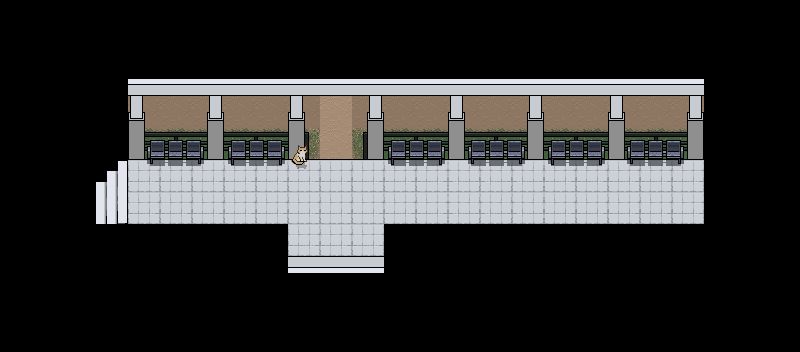

Tiled map render using the project's own tile images. Description and the whole map definition, tile-layer contents included, below:
An orthogonal 25x11 tile map with 32x32 px tiles, 3 tile layers (back, ground, facade), 4 tilesets and 13 objects (Out, meow).

<map version="1.10" tiledversion="1.11.2" orientation="orthogonal" renderorder="right-down" width="25" height="11" tilewidth="32" tileheight="32" infinite="0" nextlayerid="12" nextobjectid="31">
 <tileset firstgid="1" source="facade.tsx" />
 <tileset firstgid="33" source="hallway.tsx" />
 <tileset firstgid="189" source="map.tsx" />
 <tileset firstgid="317" source="test.tsx" />
 <layer id="11" name="back" width="25" height="11">
  <data encoding="csv">
309,309,309,309,309,309,309,309,309,309,309,309,309,309,309,309,309,309,309,309,309,309,309,309,309,
309,309,309,309,309,309,309,309,309,309,309,309,309,309,309,309,309,309,309,309,309,309,309,309,309,
309,309,309,309,309,309,309,309,309,309,309,309,309,309,309,309,309,309,309,309,309,309,309,309,309,
309,309,309,309,309,309,309,309,309,309,309,309,309,309,309,309,309,309,309,309,309,309,309,309,309,
309,309,309,309,309,309,309,309,309,309,309,309,309,309,309,309,309,309,309,309,309,309,309,309,309,
309,309,309,309,309,309,309,309,309,309,309,309,309,309,309,309,309,309,309,309,309,309,309,309,309,
309,309,309,309,309,309,309,309,309,309,309,309,309,309,309,309,309,309,309,309,309,309,309,309,309,
309,309,309,309,309,309,309,309,309,309,309,309,309,309,309,309,309,309,309,309,309,309,309,309,309,
309,309,309,309,309,309,309,309,309,309,309,309,309,309,309,309,309,309,309,309,309,309,309,309,309,
309,309,309,309,309,309,309,309,309,309,309,309,309,309,309,309,309,309,309,309,309,309,309,309,309,
309,309,309,309,309,309,309,309,309,309,309,309,309,309,309,309,309,309,309,309,309,309,309,309,309
</data>
 </layer>
 <layer id="3" name="ground" width="25" height="11">
  <data encoding="csv">
0,0,0,0,0,0,0,0,0,0,0,0,0,0,0,0,0,0,0,0,0,0,0,0,0,
0,0,0,0,0,0,0,0,0,0,0,0,0,0,0,0,0,0,0,0,0,0,0,0,0,
0,0,0,0,0,0,0,0,0,0,0,0,0,0,0,0,0,0,0,0,0,0,0,0,0,
0,0,0,0,264,264,264,264,264,264,298,264,264,264,264,264,264,264,264,264,264,264,0,0,0,
0,0,0,0,251,251,251,251,251,265,298,265,251,251,251,251,251,251,251,251,251,251,0,0,0,
0,0,0,0,0,0,0,0,0,0,0,0,0,0,0,0,0,0,0,0,0,0,0,0,0,
0,0,0,0,0,0,0,0,0,0,0,0,0,0,0,0,0,0,0,0,0,0,0,0,0,
0,0,0,0,0,0,0,0,0,0,0,0,0,0,0,0,0,0,0,0,0,0,0,0,0,
0,0,0,0,0,0,0,0,0,0,0,0,0,0,0,0,0,0,0,0,0,0,0,0,0,
0,0,0,0,0,0,0,0,0,0,0,0,0,0,0,0,0,0,0,0,0,0,0,0,0,
0,0,0,0,0,0,0,0,0,0,0,0,0,0,0,0,0,0,0,0,0,0,0,0,0
</data>
 </layer>
 <layer id="1" name="facade" width="25" height="11">
  <data encoding="csv">
0,0,0,0,0,0,0,0,0,0,0,0,0,0,0,0,0,0,0,0,0,0,0,0,0,
0,0,0,0,0,0,0,0,0,0,0,0,0,0,0,0,0,0,0,0,0,0,0,0,0,
0,0,0,0,142,142,142,142,142,142,142,142,142,142,142,142,142,142,142,142,142,142,0,0,0,
0,0,0,0,1,2,3,4,5,6,7,8,0,0,2147483651,2147483650,2147483649,0,0,2147483656,2,3,0,0,0,
0,0,0,0,9,10,11,12,13,14,15,16,12,13,2147483659,2147483658,2147483657,12,13,9,10,11,0,0,0,
0,0,0,150,17,18,19,20,21,22,23,24,20,21,2147483667,2147483666,2147483665,20,21,17,18,19,0,0,0,
0,0,0,162,25,26,27,28,29,30,31,32,28,29,2147483675,2147483674,2147483673,28,29,25,26,27,0,0,0,
0,0,0,0,0,0,0,0,0,30,30,30,0,0,0,0,0,0,0,0,0,0,0,0,0,
0,0,0,0,0,0,0,0,0,1073741966,1073741966,1073741966,0,0,0,0,0,0,0,0,0,0,0,0,0,
0,0,0,0,0,0,0,0,0,0,0,0,0,0,0,0,0,0,0,0,0,0,0,0,0,
0,0,0,0,0,0,0,0,0,0,0,0,0,0,0,0,0,0,0,0,0,0,0,0,0
</data>
 </layer>
 <objectgroup id="4" name="Collisions">
  <object id="4" x="711.611" y="62.8291" width="32" height="224.984" />
  <object id="16" x="105.181" y="231.052" width="175.048" height="56.2028" />
  <object id="17" x="392" y="231" width="343.657" height="56.2028" />
  <object id="21" x="268.334" y="286.829" width="11.3029" height="27.7435" />
  <object id="22" x="274.499" y="282.618" width="123.305" height="31.9545" />
  <object id="23" x="397.804" y="282.719" width="10.2754" height="32.8812" />
  <object id="26" x="63.3569" y="63.3569" width="41.8092" height="167.237" />
  <object id="28" x="96" y="64" width="212.38" height="76.5874" />
  <object id="29" x="365.151" y="64" width="373.991" height="76.5874" />
  <object id="30" x="292.101" y="52.8227" width="95.7113" height="44.2025" />
 </objectgroup>
 <objectgroup id="7" name="in">
  <object id="13" x="312.515" y="106.667" width="47.7273" height="16.9545" />
 </objectgroup>
 <objectgroup id="8" name="out">
  <object id="14" name="Out" x="99" y="159.25" width="18.5127" height="62.5" />
 </objectgroup>
 <objectgroup id="6" name="test" />
 <objectgroup id="5" name="Alpanghe">
  <object id="15" name="meow" x="298.75" y="152.563" width="4.0625" height="3.8125" />
 </objectgroup>
</map>
